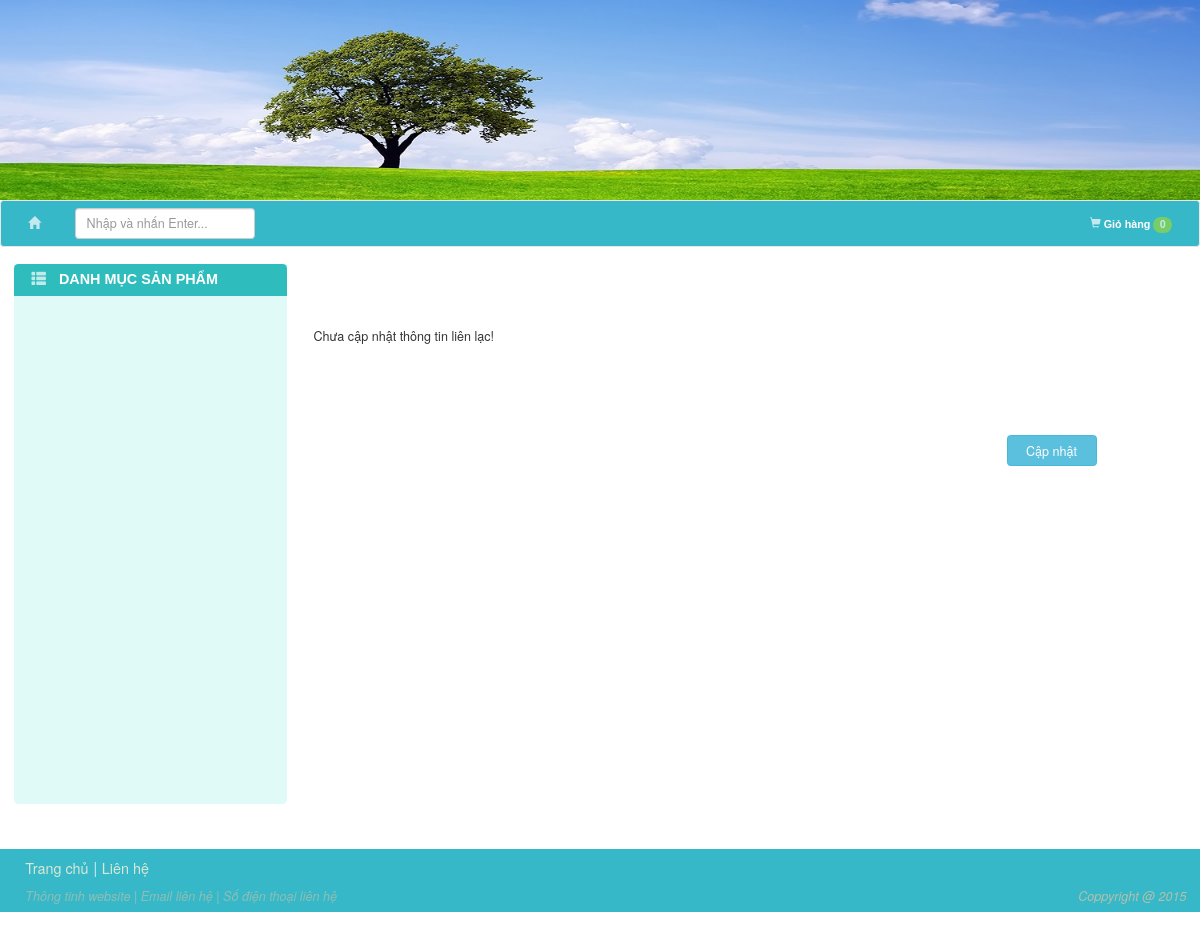
Page /lien-he.html on the earlier database version.
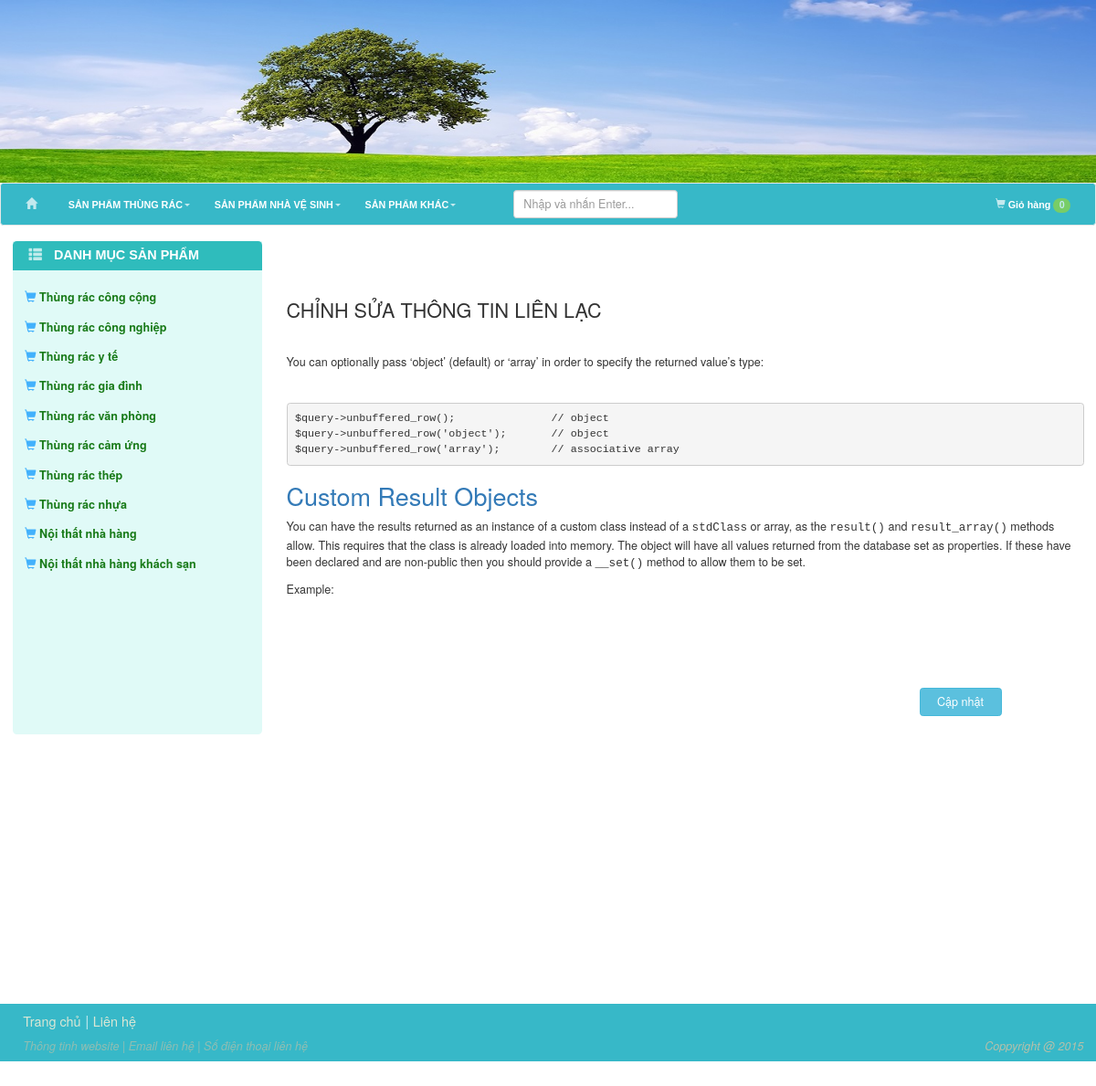
Same page on the later database version.
### tables this page shows
CREATE TABLE IF NOT EXISTS `super_category` (
  `id` int(11) NOT NULL AUTO_INCREMENT,
  `super_categoryName` varchar(250) NOT NULL,
  PRIMARY KEY (`id`)
);

CREATE TABLE IF NOT EXISTS `category` (
  `id` int(10) unsigned NOT NULL AUTO_INCREMENT,
  `super_categoryId` int(11) NOT NULL,
  `category_name` varchar(100) DEFAULT NULL,
  PRIMARY KEY (`id`),
  KEY `super_categoryId` (`super_categoryId`),
  KEY `super_categoryId_2` (`super_categoryId`)
);

### public/php_function_common/php_function.php (called while the page is built, shortened)
<?php
	function build_site($subView, $arr_data)
	{
		$CI =& get_instance();
		$CI->load->helper('My_url');
		$CI->load->helper('Validation');
        $CI->load->model('Product_model','Product');
        $all_superCategory = $CI->Product->all_superCategory();
        foreach ($all_superCategory as $row) {
            $menus[$row['super_categoryName'].'|'.$row['id']] = $CI->Product->getMenu($row['id']);
        }
        $data['menus'] = $menus;
        $data['menu'] = $CI->Product->listCategory();
        $data['title']   = $arr_data['title'];
        $data['subView'] = $subView;
        $data['subData'] = $arr_data;
        $CI->load->view('main_layout', $data);
	}
?>

### application/modules/site/controllers/Homepage.php (called while the page is built, shortened)
<?php
class Homepage extends MX_Controller
{
    public function contact()
    {
        $data['contact'] = $this->Contact->get_contact();
        $data['title'] = 'Liên hệ';
        $subView = '/contact/show_contact_layout';
        $arr_data = $data;
        build_site($subView, $arr_data);
    }
}

### index.php (called while the page is built, shortened)
<?php
require_once BASEPATH.'core/CodeIgniter.php';

### application/modules/site/models/Product_model.php (called while the page is built, shortened)
<?php
class Product_model extends CI_Model {
	private $table = 'product';
	public function new_product()
	{
		$this->db->select('category.category_name,'.$this->table.'.*');
		$this->db->join('category', $this->table.'.category_id = category.id', 'left');
		$this->db->order_by($this->table.'.id', 'desc');
		return $this->db->get($this->table, 5, 0)->result_array();
	}
	public function all_superCategory()
	{
		$all_superCategory = $this->db->query("select * from super_category");
		return $all_superCategory->result_array();
	}
	public function getMenu($id)
	{
		$list = $this->db->query("select * from category where super_categoryID =".$id);
		return $list->result_array();
	}
}

### application/helpers/convert_helper.php (called while the page is built, shortened)
<?php
function utf8convert($str) {
  $utf8 = array(
    'a'=>'á|à|ả|ã|ạ|ă|ắ|ặ|ằ|ẳ|ẵ|â|ấ|ầ|ẩ|ẫ|ậ|Á|À|Ả|Ã|Ạ|Ă|Ắ|Ặ|Ằ|Ẳ|Ẵ|Â|Ấ|Ầ|Ẩ|Ẫ|Ậ',
    'd'=>'đ|Đ',
    'e'=>'é|è|ẻ|ẽ|ẹ|ê|ế|ề|ể|ễ|ệ|É|È|Ẻ|Ẽ|Ẹ|Ê|Ế|Ề|Ể|Ễ|Ệ',
    'i'=>'í|ì|ỉ|ĩ|ị|Í|Ì|Ỉ|Ĩ|Ị',
    'o'=>'ó|ò|ỏ|õ|ọ|ô|ố|ồ|ổ|ỗ|ộ|ơ|ớ|ờ|ở|ỡ|ợ|Ó|Ò|Ỏ|Õ|Ọ|Ô|Ố|Ồ|Ổ|Ỗ|Ộ|Ơ|Ớ|Ờ|Ở|Ỡ|Ợ',
    'u'=>'ú|ù|ủ|ũ|ụ|ư|ứ|ừ|ử|ữ|ự|Ú|Ù|Ủ|Ũ|Ụ|Ư|Ứ|Ừ|Ử|Ữ|Ự',
    'y'=>'ý|ỳ|ỷ|ỹ|ỵ|Ý|Ỳ|Ỷ|Ỹ|Ỵ',
    );
  foreach($utf8 as $ascii=>$uni) $str = preg_replace("/($uni)/i",$ascii,$str);
  return $str;
}?>

### application/helpers/my_url_helper.php (called while the page is built, shortened)
<?php
function name_in_url($string)
{
    $string = strtolower(utf8convert($string));
    $string = str_replace(' ', '-', $string);
    return $string;
}

### application/modules/site/views/main_layout.php (the view, shortened to what this page needs)
<!DOCTYPE html>
<html lang="">
<head>
	<link href="<?php echo base_url().'public/bootstrap/css/bootstrap.min.css' ?>" rel="stylesheet">
	<link href="<?php echo base_url().'public/font-awesome/css/font-awesome.css' ?>" rel="stylesheet">
	<link href="<?php echo base_url().'public/css/site/s3-slider.css' ?>" rel="stylesheet">
	<link href="<?php echo base_url().'public/css/site/jquery.bxslider.css' ?>" rel="stylesheet">
	<link href="<?php echo base_url().'public/css/common/common.css' ?>" rel="stylesheet">
	<link href="<?php echo base_url().'public/css/site/product.css' ?>" rel="stylesheet">
	<link href="<?php echo base_url().'public/css/site/header.css' ?>" rel="stylesheet">
	<link href="<?php echo base_url().'public/css/site/footer.css' ?>" rel="stylesheet">
	<link href="<?php echo base_url().'public/css/site/vmenu.css' ?>" rel="stylesheet">
	<link href="<?php echo base_url().'public/css/site/banner.css' ?>" rel="stylesheet">
	<link href="<?php echo base_url().'public/css/site/hmenu.css' ?>" rel="stylesheet">
	<link href="<?php echo base_url().'public/css/site/cart/cart.css' ?>" rel="stylesheet">
</head>
<body>
	<div class="container">
		<div class="row">
			<img style="width:100%;" src="<?php echo base_url().'public/img/banner/banner.jpg'; ?>" class="img-responsive" alt="Image">
			<nav class="navbar navbar-default container sticker" role="navigation">
				<div class="navbar-header">
					<a style="font-size:14px; font-weight:bold;" class="navbar-brand" href="<?php echo base_url(); ?>"><span style="margin-right:8px;" class="glyphicon glyphicon-home"></span></a>
				</div>
				<div id="menu" class="navbar-collapse collapse">
					<ul style="margin-right:10px;" class="nav navbar-nav navbar-left">
						<?php
						foreach ($menus as $key => $value) {
							if ( ! empty($value)) {
								$super_category_name = explode('|', $key)[0];
								$super_category_id = explode('|', $key)[1];
							?>
							<li class="dropdown">
								<a onclick="refer_page('<?php echo base_url().'xem-tat-ca/'.name_in_url($super_category_name).'-'.$super_category_id.'.html'; ?>')" href="<?php echo base_url().'xem-tat-ca/'.name_in_url($super_category_name).'-'.$super_category_id.'.html'; ?>" class="dropdown-toggle" data-toggle="dropdown" role="button" aria-haspopup="true" aria-expanded="false"><?php echo mb_strtoupper($super_category_name); ?><span class="caret"></span></a>
							</li>
							<?php
							}
						}
						?>
					</ul>
					<?php
					if ($this->uri->segment(1) != 'dat-hang.html') {
						?>
						<ul id="cart" class="nav navbar-nav navbar-right">
							<li>
								<a id="cart"><span class="glyphicon glyphicon-shopping-cart"></span> Giỏ hàng <span class="cart_total_items badge"><?php echo $this->cart->total_items(); ?></span></a>
							</li>
						</ul>
						<?php
					}
					?>
					<form id="search_form" action="<?php echo base_url().'index.php/site/homepage/search_product'; ?>" method="get" class="navbar-form navbar-left" role="search">
							<div class="form-group">
								<input type="text" id="search_val" name="key"
									value="<?php if (NULL != $this->uri->segment(1)
										   && $this->uri->segment(1) == 'tim-kiem'
										   && NULL != $this->uri->segment(2)
										   ) {
												echo htmlspecialchars($this->uri->segment(2));
										   	} ?>"
								class="form-control" placeholder="Nhập và nhấn Enter...">
							</div>
						</form>
					</div>
				</nav>
			</div>
			<div class="row">
					<div class="col-xs-3 col-sm-3 col-md-3 col-lg-3">
						<ul id="vmenu" class="nav nav-pills nav-stacked">
							<div class="new_pro_head">
								<span style="padding-right:10px;" class="glyphicon glyphicon-th-list"></span>
								DANH MỤC SẢN PHẨM
							</div>
							<?php
							if (!empty($menu)) {
								foreach ($menu as $row) {
									?>
									<li class="<?php if (NULL != $this->uri->segment(1)
														&& 'danh-muc' == $this->uri->segment(1)
														&& NULL != $this->uri->segment(2)
														&& get_id_in_url($this->uri->segment(2)) == $row['id']
														) echo "actived"; ?>" id="<?php echo $row['id']; ?>" role="presentation"><a style="font-size:14px;" href="<?php echo base_url().'danh-muc/'.name_in_url($row['category_name']).'-'.$row['id'].'.html'; ?>"><span style="color:#0093FF; " class="glyphicon glyphicon-shopping-cart"></span>  <?php echo htmlspecialchars($row['category_name']); ?></a></li>
									<?php
								}
							}
							?>
						</ul>
					</div>
					<div class="col-xs-9 col-sm-9 col-md-9 col-lg-9">
					<?php
					$this->load->view($subView, $subData);
					?>
					</div>
				</div>
				<div class="row">
					<footer>
						<div id="footer_lienhe">
							<a href="<?php echo base_url(); ?>" class="head_footer">Trang chủ</a>
							<span> | </span>
							<a href="<?php echo base_url().'lien-he.html' ?>" class="head_footer">Liên hệ</a>
						</div>
						<div id="footer_content">
							<span>Thông tinh website | Email liên hệ | Số điện thoại liên hệ </span>
							<div style="float:right; margin-right:15px;">Coppyright @ 2015</div>
						</div>
					</footer>
				</div>
			</body>
			</html>

### application/third_party/MX/Loader.php (shortened to what this page needs)
<?php (defined('BASEPATH')) OR exit('No direct script access allowed');
class MX_Loader extends CI_Loader
{
	protected $_module;
	public $_ci_cached_vars = array();
	public function initialize($controller = NULL)
	{
		$this->_module = CI::$APP->router->fetch_module();
		if ($controller instanceof MX_Controller)
		{
			$this->controller = $controller;
			foreach (get_class_vars('CI_Loader') as $var => $val)
			{
				if ($var != '_ci_ob_level')
				{
					$this->$var =& CI::$APP->load->$var;
				}
			}
		}
		else
		{
			parent::initialize();
			$this->_autoloader(array());
		}
	}
	public function database($params = '', $return = FALSE, $query_builder = NULL)
	{
		CI::$APP->db = DB($params, $query_builder);
		return $this;
	}
	public function model($model, $object_name = NULL, $connect = FALSE)
	{
		if (is_array($model)) return $this->models($model);
		($_alias = $object_name) OR $_alias = basename($model);
		if (in_array($_alias, $this->_ci_models, TRUE))
			return $this;
		list($path, $_model) = Modules::find(strtolower($model), $this->_module, 'models/');
		if ($path == FALSE)
		{
			parent::model($model, $object_name, $connect);
		}
		else
		{
			CI::$APP->$_alias = new $model();
			$this->_ci_models[] = $_alias;
		}
		return $this;
	}
	public function models($models)
	{
		return $this;
	}
	public function view($view, $vars = array(), $return = FALSE)
	{
		list($path, $_view) = Modules::find($view, $this->_module, 'views/');
		if ($path != FALSE)
		{
			$this->_ci_view_paths = array($path => TRUE) + $this->_ci_view_paths;
			$view = $_view;
		}
		return $this->_ci_load(array('_ci_view' => $view, '_ci_vars' => $this->_ci_object_to_array($vars), '_ci_return' => $return));
	}
	public function __get($class)
	{
		return (isset($this->controller)) ? $this->controller->$class : CI::$APP->$class;
	}
	public function _ci_load($_ci_data)
	{
		extract($_ci_data);
		if (isset($_ci_view))
		{
			$_ci_path = '';
			$_ci_file = (pathinfo($_ci_view, PATHINFO_EXTENSION)) ? $_ci_view : $_ci_view.EXT;
			foreach ($this->_ci_view_paths as $path => $cascade)
			{
				if (file_exists($view = $path.$_ci_file))
				{
					$_ci_path = $view;
					break;
				}
			}
		}
		elseif (isset($_ci_path))
		{
			$_ci_file = basename($_ci_path);
			if( ! file_exists($_ci_path)) $_ci_path = '';
		}
		if (isset($_ci_vars))
			$this->_ci_cached_vars = array_merge($this->_ci_cached_vars, (array) $_ci_vars);
		extract($this->_ci_cached_vars);
		if ((bool) @ini_get('short_open_tag') === FALSE && CI::$APP->config->item('rewrite_short_tags') == TRUE)
		{
			echo eval('?>'.preg_replace("/;*\s*\?>/", "; ?>", str_replace('<?=', '<?php echo ', file_get_contents($_ci_path))));
		}
		else
		{
			include($_ci_path);
		}
		if (ob_get_level() > $this->_ci_ob_level + 1)
		{
			ob_end_flush();
		}
		else
		{
			CI::$APP->output->append_output(ob_get_clean());
		}
	}
	public function _autoloader($autoload)
	{
		if (count($autoload) == 0) return;
	}
}

### application/modules/site/views/contact/show_contact_layout.php (shortened to what this page needs)
<div class="content">
	<?php
	 	if (isset($contact)) {
		 	echo $contact;
	 	} else {
	 		echo "Chưa cập nhật thông tin liên lạc!";
	 	}
	?>
</div>
<a style="margin-bottom:300px; margin-top: 100px; width:100px; float:right; margin-right:100px;" class="btn btn-info" href="<?php echo base_url().'index.php/_admin/contact/edit_contact/'; ?>" role="button">Cập nhật</a>

### public/css/site/product.css (style rules this page uses)
div.new_pro_head { border-top-left-radius: 5px; border-top-right-radius: 5px; background-color: #2FBCBC; font: 600 16px/35px sans-serif; color: #FFF; text-align: left; padding-left: 20px; margin-bottom: 15px; }

### public/css/site/header.css (style rules this page uses)
.navbar-default { background-color: #37B8C8 !important; }
.container { width: 100% !important; }
a.navbar-brand { color: #fff !important; }
.navbar-nav>li>a { color: #fff !important; font-size: 13px; font-family: sans-serif; }
li.dropdown { min-width: 170px !important; }

### public/css/site/footer.css (style rules this page uses)
footer { height: 70px; background-color: #37B8C8; display: block; margin-top: 50px; width: 100%; }
footer div#footer_lienhe { color: white; font-size: 18px; margin-left: 20px; padding-left: 8px; padding-bottom: 8px; padding-top: 8px; }
footer div#footer_lienhe a { color: #DAE7D5; font-size: 16px; }
footer div#footer_content { color: #B5C0AA; font-size: 14px; padding-left: 8px; margin-left: 20px; font-style: italic; }

### public/css/site/vmenu.css (style rules this page uses)
ul#vmenu { font-size:13px; background-color:rgba(167, 239, 233, 0.35); border-bottom-left-radius: 5px; border-bottom-right-radius: 5px; min-height: 600px; }
.nav > li > a { font-size: 12px; color: #187A18; text-decoration: none; font-weight: bold; }
ul#vmenu > li { line-height: 10px; }

### public/css/site/hmenu.css (style rules this page uses)
.sticker { position: relative; z-index: 1000; }

### public/css/site/cart/cart.css (style rules this page uses)
.badge { background-color: #94D63D !important; border-radius: 10px; color: white; display: inline-block; font-size: 12px; line-height: 1; padding: 3px 7px; text-align: center; vertical-align: middle; white-space: nowrap; }
ul#cart { margin-left: 15px; }

### application/modules/site/views/main_layout.php (style rules this page uses)
body { zoom: 90%; overflow-x: hidden; }

### application/modules/site/views/contact/show_contact_layout.php (style rules this page uses)
div.content { margin-top: 70px; }

Differences in the rows shown:
added super_category: super_categoryName "SẢN PHẨM THÙNG RÁC"
added super_category: super_categoryName "SẢN PHẨM NHÀ VỆ SINH"
added super_category: super_categoryName "SẢN PHẨM KHÁC"
added category: category_name "Thùng rác công cộng"
added category: category_name "Thùng rác công nghiệp"
added category: category_name "Thùng rác y tế"
added category: category_name "Thùng rác gia đình"
added category: category_name "Thùng rác văn phòng"
added category: category_name "Thùng rác cảm ứng"
added category: category_name "Thùng rác thép"
added category: category_name "Thùng rác nhựa"
added category: category_name "Nội thất nhà hàng"
added category: category_name "Nội thất nhà hàng khách sạn"
Other differences:
$contact: (not shown) → "CHỈNH SỬA THÔNG TIN LIÊN LẠC You can optionally pass ‘object’ (default) or ‘array’ in order to specify the returned value’s type: $query->unbuffered_row(); // object $query->unbuffered_row('object'); // object $query->unbuffered_row('array'); // associative array Custom Result Objects You can have the results returned as an instance of a custom class instead of a stdClass or array, as the result() and result_array() methods allow. This requires that the class is already loaded into memory. The object will have all values returned from the database set as properties. If these have been declared and are non-public then you should provide a __set() method to allow them to be set. Example:"
text no longer shown: "Chưa cập nhật thông tin liên lạc!"
